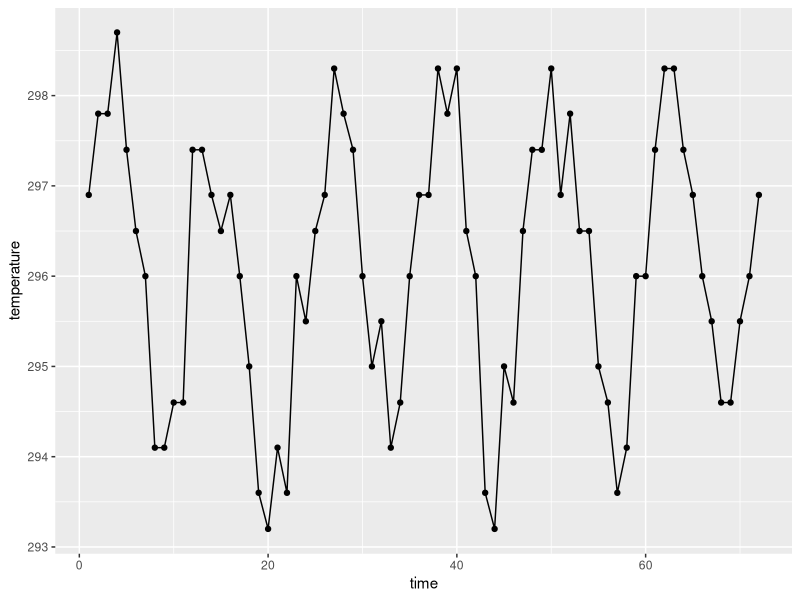
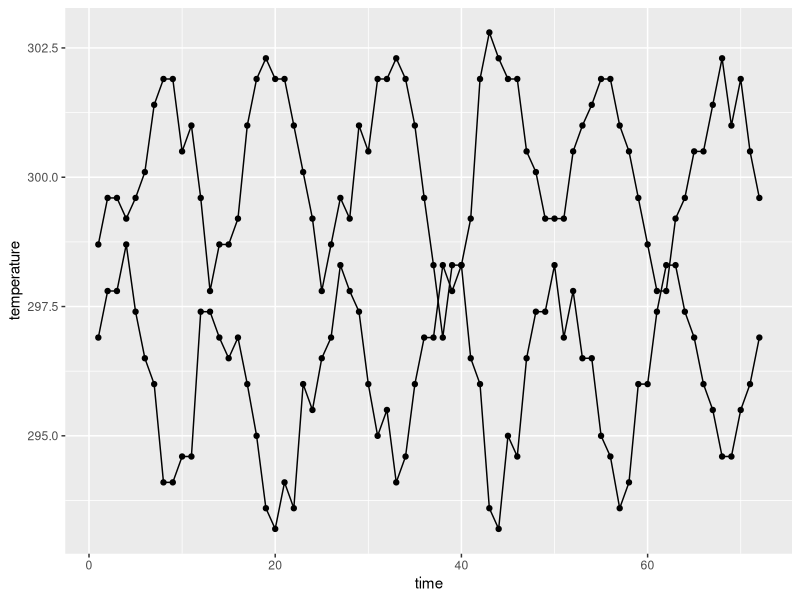
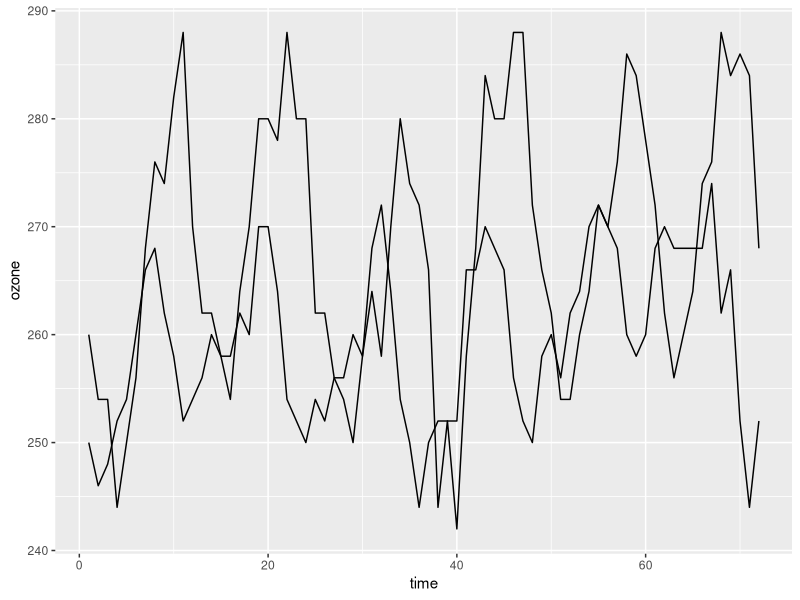
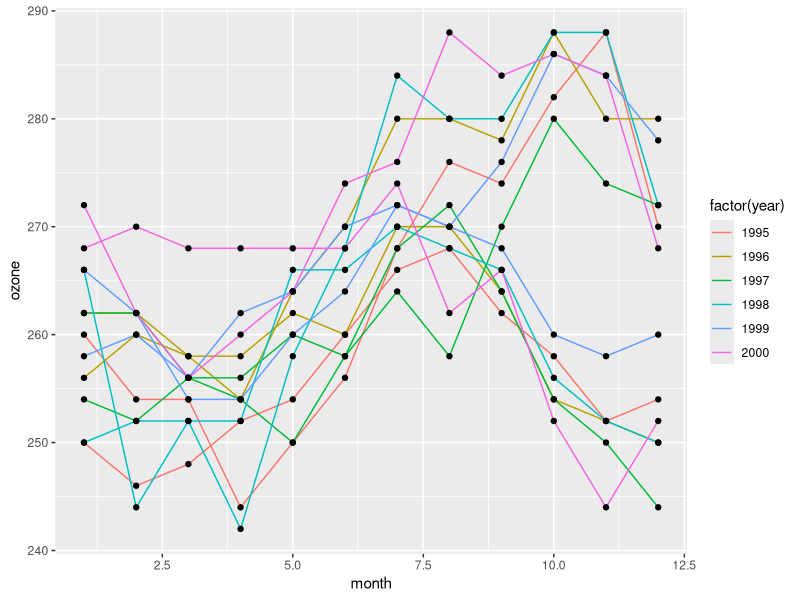
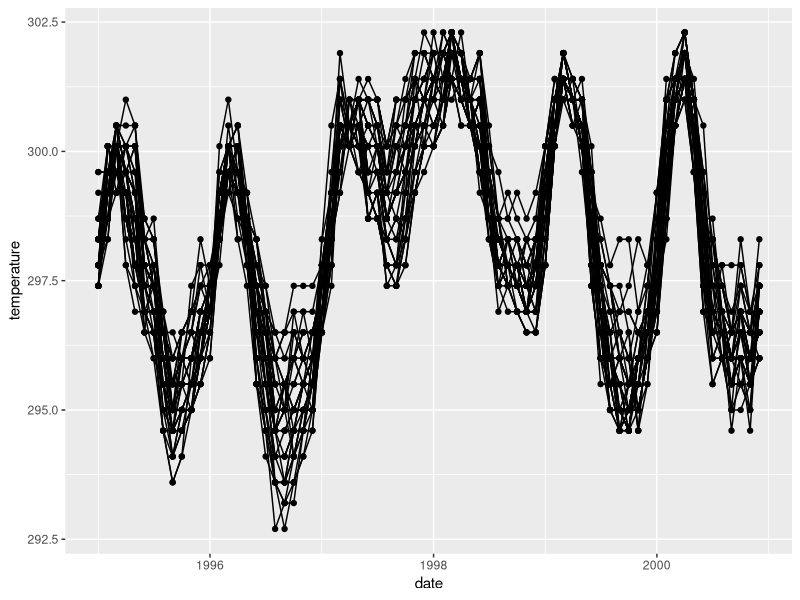
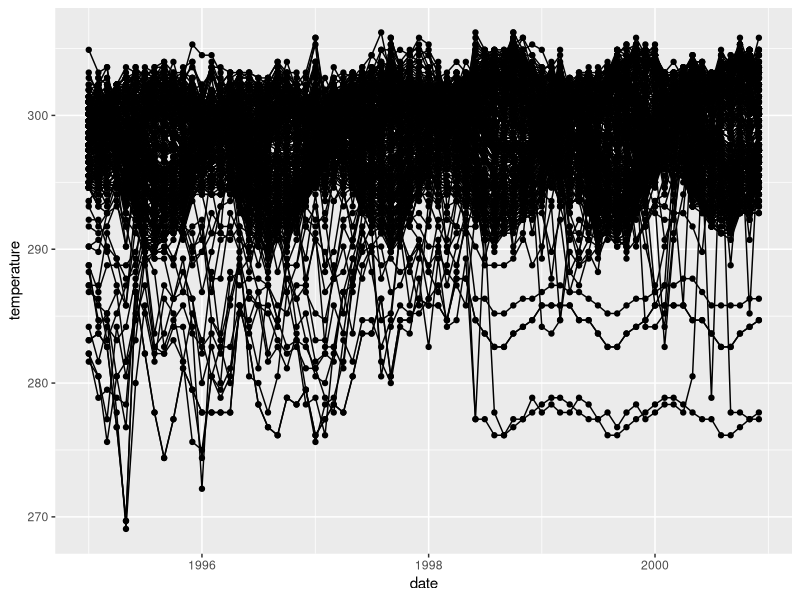

These charts were generated, in order, by the following R code: (Note: this script raises an error after producing the figures.)
data(nasa, package="GGally")

library(ggplot2)
library(dplyr)
nasa %>% filter(id=="1-1") %>%
  ggplot(aes(x = time, y=temperature)) +
  geom_line() +
  geom_point()

nasa %>% filter(id %in% c("1-1", "1-15")) %>%
  ggplot(aes(x = time, y=temperature, group=id)) +
  geom_line() +
  geom_point()

##########################

nasa %>% filter(id %in% c("1-1", "1-15")) %>%
  ggplot(aes(x = time, y=ozone, group=id)) +
  geom_line()

nasa %>% filter(id %in% c("1-1", "1-15")) %>%
  ggplot(aes(x = month, y=ozone, 
             group=interaction(id, year))) +
  geom_line(aes(colour=factor(year))) +
  geom_point()

nasa %>% filter(x %in% 1:10, y%in% 7:10) %>%
  ggplot(aes(x = date, y=temperature, group=id)) +
  geom_line() +
  geom_point()

nasa %>% filter(y <= 15) %>%
  ggplot(aes(x = date, y=temperature, group=id)) +
  geom_line() +
  geom_point()

#####################

data(box, package="classdata")
box %>% 
  filter(Movie == "Black Panther")%>%
  ggplot(aes(x = Date, y = Total.Gross)) + 
  geom_line()


box %>% 
  ggplot(aes(x = Date, y = Total.Gross,
             group=interaction(Movie, Distributor))) + 
  geom_line()


#####################
# for each movie and distributor, 
# find the (1) highest total gross, 
#          (2) the last date (and week) the movie was shown in theaters, 
#          (3) the gross the movie made in the first week it was released.


box_summary <- box %>%
  group_by(Movie, Distributor) %>%
  summarize(
    maxGross = max(Total.Gross, na.rm=T),
    lastDate = max(Date, na.rm=T),
    lastWeek = max(Week, na.rm=T),
    minGross = min(Total.Gross, na.rm=T)
  )

box %>% 
  ggplot(aes(x = Date, y = Total.Gross,
             group=interaction(Movie, Distributor))) + 
  geom_line() +
  geom_text(aes(x = lastDate, y=maxGross, 
                label=Movie),
            size = 3,
            data=box_summary %>%
              filter(maxGross>3e8))
# install.packages("ggrepel")
# library(help=ggrepel)
box %>% 
  ggplot(aes(x = Date, y = Total.Gross,
             group=interaction(Movie, Distributor))) + 
  geom_line() +
  ggrepel::geom_text_repel(aes(x = lastDate, y=maxGross, 
                label=Movie),
            size = 3, colour="grey50",
            data=box_summary %>%
              filter(maxGross>3e8))

